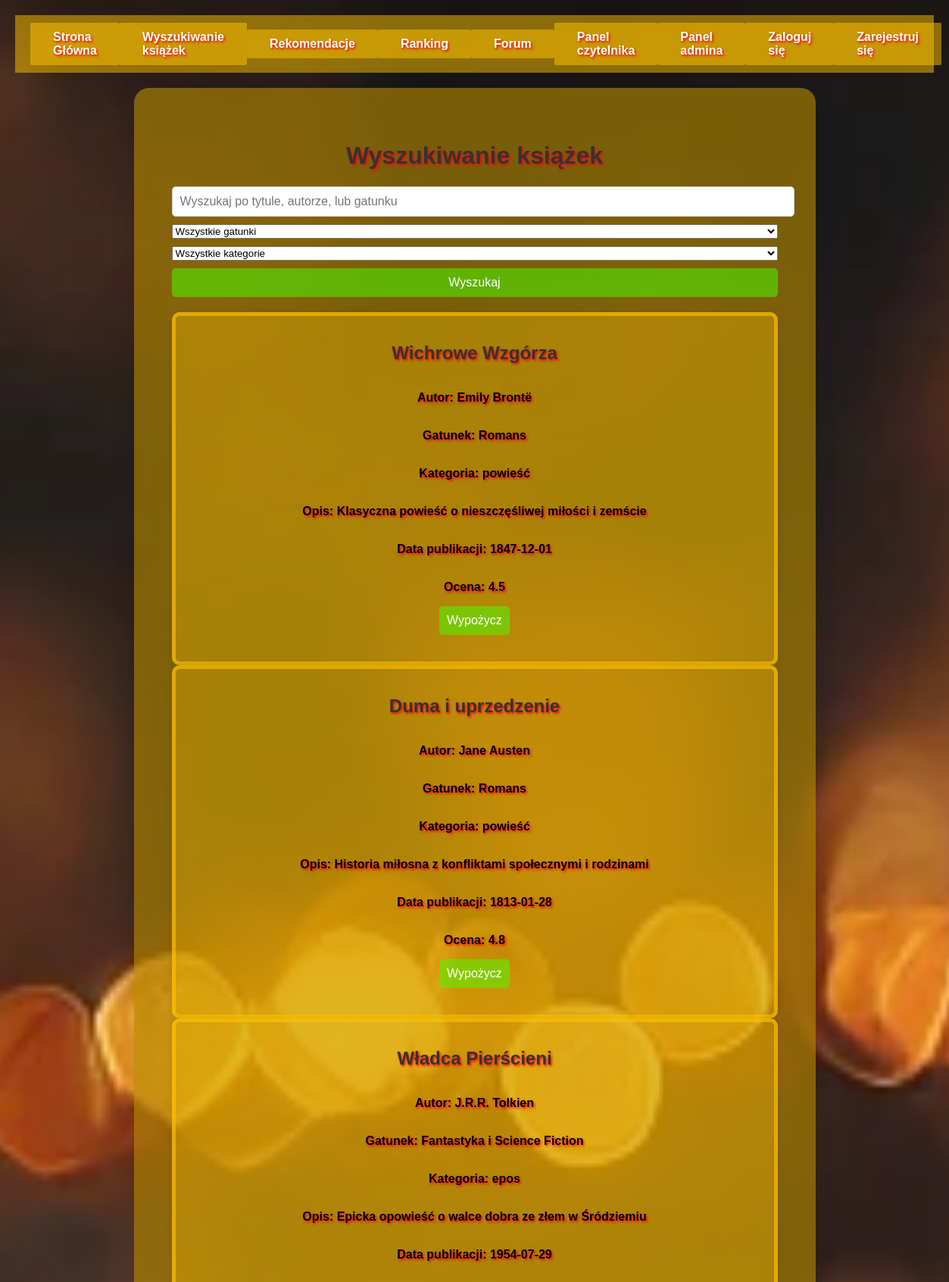
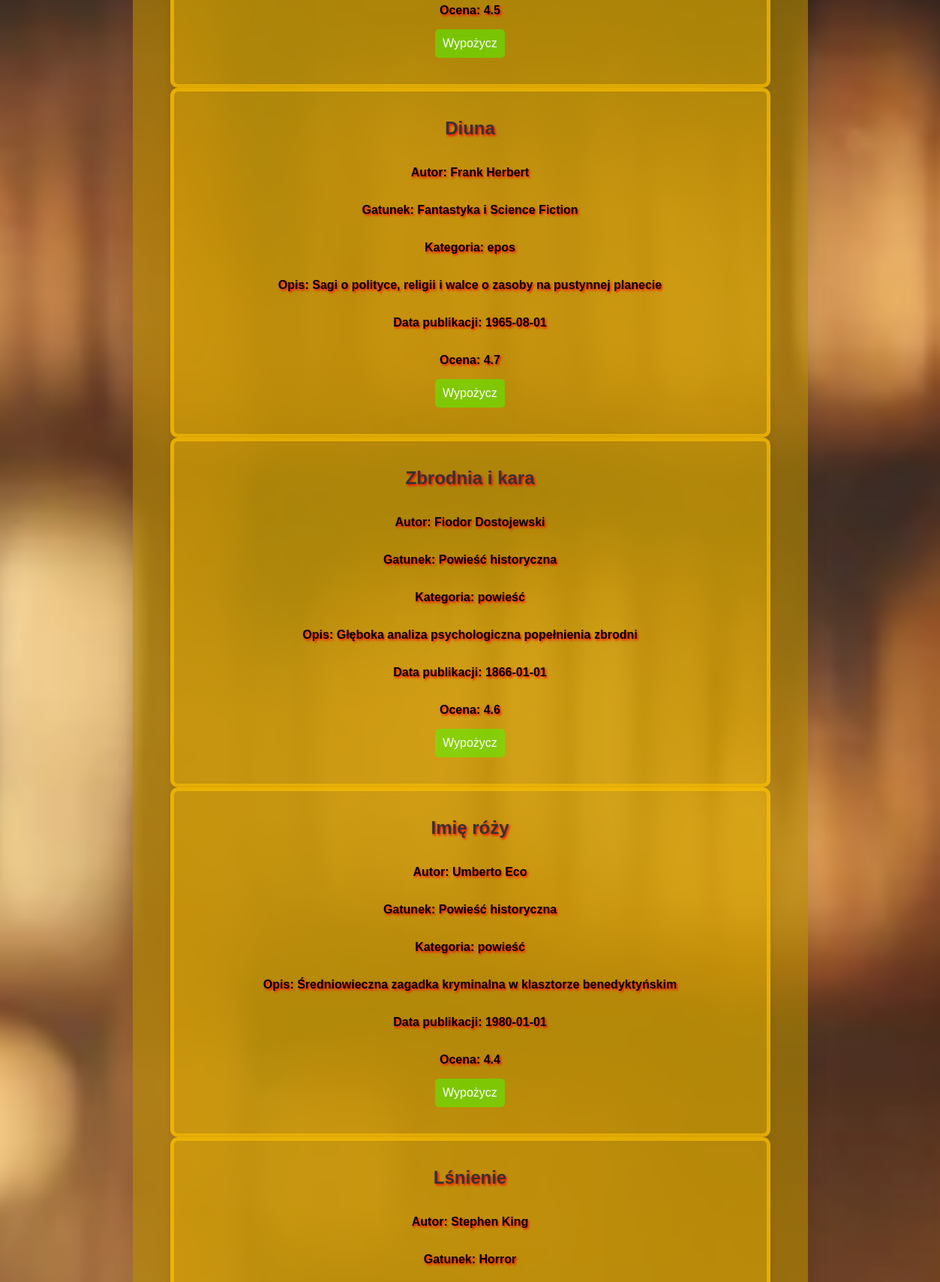
Screenshot of /search (upper part) with the database file from the repository (2 pictures, top to bottom).
### tables this page shows
CREATE TABLE books (
        id INTEGER PRIMARY KEY AUTOINCREMENT,
        title TEXT NOT NULL,
        author TEXT NOT NULL,
        genre TEXT NOT NULL,
        category TEXT NOT NULL,
        description TEXT,
        publish_date DATE,
        rating REAL
    );

### app.py (the view)
@app.route('/search', methods=['GET', 'POST'])
def search():
    genres = get_genres()
    categories = get_categories()
    query = request.form.get('query')
    genre = request.form.get('genre')
    category = request.form.get('category')
    books = get_books(query, genre, category)
    return render_template('search.html', books=books, genres=genres, categories=categories)

### models.py (called while the page is built)
def get_genres():
    genres = [
        'Romans', 'Fantastyka i Science Fiction', 'Powieść historyczna', 'Horror',
        'Kryminał i Thriller', 'Biografia i reportaż', 'Książki dla młodzieży'
    ]
    return genres

def get_categories():
    categories = [
        'powieść', 'bajka', 'ballada', 'poemat', 'dziennik', 'elegia', 'epos',
        'esej', 'fraszka', 'kazanie', 'list', 'oda', 'opowiadanie', 'pamiętnik',
        'pieśń', 'psalm', 'satyra', 'sielanka', 'sonet', 'tren', 'hymn'
    ]
    return categories

### templates/search.html (shortened to what this page needs)
<!DOCTYPE html>
<html lang="pl">
<head>
    <link rel="stylesheet" href="{{ url_for('static', filename='css/style.css') }}">
</head>
<body class="bookbg">
    <header>
        <div class="nav-links-center">
            <a href="{{ url_for('index') }}" class="btn">Strona Główna</a>
            <a href="{{ url_for('search') }}" class="btn">Wyszukiwanie książek</a>
            <a href="{{ url_for('recommendations') }}" class="btn">Rekomendacje</a>
            <a href="{{ url_for('rankings') }}" class="btn">Ranking</a>
            <a href="{{ url_for('forum') }}" class="btn">Forum</a>
            <a href="{{ url_for('reader_panel') }}" class="btn">Panel czytelnika</a>
            <a href="{{ url_for('admin') }}" class="btn">Panel admina</a>
        </div>
        <div class="nav-links-right">
            {% if 'username' in session %}
            <a href="{{ url_for('logout') }}" class="btn">Wyloguj się</a>
            {% else %}
            <a href="{{ url_for('login') }}" class="btn">Zaloguj się</a>
            <a href="{{ url_for('register') }}" class="btn">Zarejestruj się</a>
            {% endif %}
        </div>
    </header>
    <main>
        <h1>Wyszukiwanie książek</h1>
        <form method="POST">
            <input type="text" name="query" placeholder="Wyszukaj po tytule, autorze, lub gatunku">
            <select name="genre">
                <option value="">Wszystkie gatunki</option>
            </select>
            <select name="category">
                <option value="">Wszystkie kategorie</option>
            </select>
            <button type="submit" class="btn">Wyszukaj</button>
        </form>
        <ul class="book-list">
            {% if books %}
                {% for book in books %}
                    <li class="book-item1">
                        <h2>{{ book[1] }}</h2>
                        <p><strong>Autor:</strong> {{ book[2] }}</p>
                        <p><strong>Gatunek:</strong> {{ book[3] }}</p>
                        <p><strong>Kategoria:</strong> {{ book[4] }}</p>
                        <p><strong>Opis:</strong> {{ book[5] }}</p>
                        <p><strong>Data publikacji:</strong> {{ book[6] }}</p>
                        <p><strong>Ocena:</strong> {{ book[7] }}</p>
                        <form action="{{ url_for('borrow_book', book_id=book[0]) }}" method="POST">
                            <button type="submit" class="btn borrow-btn">Wypożycz</button>
                        </form>
                    </li>
                {% endfor %}
            {% else %}
                <p>Nie znaleziono książek.</p>
            {% endif %}
        </ul>
    </main>
</body>
</html>

### static/css/style.css (style rules this page uses)
body { font-family: Arial, sans-serif; background-color: #f4f4f9; margin: 0; padding: 0; color: #333; }
header { background-color: #ffc40081; color: white; padding: 10px 20px; display: flex; justify-content: space-between; align-items: center; margin-bottom: 20px; }
.nav-links-center { align-items: center; display: flex; justify-content: center; flex: 1; }
.nav-links-right { display: flex; justify-content: flex-end; }
.nav-links-center a, .nav-links-right a { color: white; text-decoration: none; padding: 10px 30px; background-color: #ffc40081; border-radius: 2px; transition: background-color 0.3s; }
main { padding: 50px; max-width: 800px; margin: 0 auto; background: rgba(182, 140, 1, 0.61); border-radius: 20px; box-shadow: 0 0 30px rgba(0, 0, 0, 0.1); }
h1 { text-align: center; color: #333; }
h2 { text-align: center; color: #333; }
form { display: flex; flex-direction: column; gap: 10px; margin-bottom: 20px; }
input, button, textarea { padding: 10px; font-size: 16px; border-radius: 5px; border: 1px solid #ccc; width: 100%; }
button { background-color: #48ff0085; color: white; border: none; cursor: pointer; transition: background-color 0.3s; }
.book-list, .post-list, .comment-list { list-style-type: none; padding: 0; }
.forumbg, .homebg, .postbg, .bookbg, .rankingbg, .recencjabg, .rekomendacjabg, .loginbg, .registerbg, .adminbg, .readerbg { background-size: cover; background-repeat: no-repeat; background-attachment: fixed; background-position: center; min-height: 100vh; color: #000000; text-shadow: 0.1em 0.1em 0.2em rgb(255, 0, 0); font-size: 1em; font-weight: bold; align-items: center; padding: 20px; }
.bookbg { background-image: url('/static/images/book.webp'); }
.book-item1 { background-color: #ffc40056; border: 5px solid #ffc400a1; font-size: 1,5em; padding: 15px; border-radius: 10px; box-shadow: 0 0 10px rgba(0, 0, 0, 0.1); display: flex; flex-direction: column; align-items: center; text-align: center; }

### rows the page displays
books: title "Wichrowe Wzgórza", author "Emily Brontë", genre "Romans", category "powieść", description "Klasyczna powieść o nieszczęśliwej miłości i zemście", publish_date "1847-12-01", rating "4.5"
books: title "Duma i uprzedzenie", author "Jane Austen", genre "Romans", category "powieść", description "Historia miłosna z konfliktami społecznymi i rodzinami", publish_date "1813-01-28", rating "4.8"
books: title "Władca Pierścieni", author "J.R.R. Tolkien", genre "Fantastyka i Science Fiction", category "epos", description "Epicka opowieść o walce dobra ze złem w Śródziemiu", publish_date "1954-07-29", rating "4.5"
books: title "Diuna", author "Frank Herbert", genre "Fantastyka i Science Fiction", category "epos", description "Sagi o polityce, religii i walce o zasoby na pustynnej planecie", publish_date "1965-08-01", rating "4.7"
books: title "Zbrodnia i kara", author "Fiodor Dostojewski", genre "Powieść historyczna", category "powieść", description "Głęboka analiza psychologiczna popełnienia zbrodni", publish_date "1866-01-01", rating "4.6"
books: title "Imię róży", author "Umberto Eco", genre "Powieść historyczna", category "powieść", description "Średniowieczna zagadka kryminalna w klasztorze benedyktyńskim", publish_date "1980-01-01", rating "4.4"
books: title "Lśnienie", author "Stephen King", genre "Horror"
